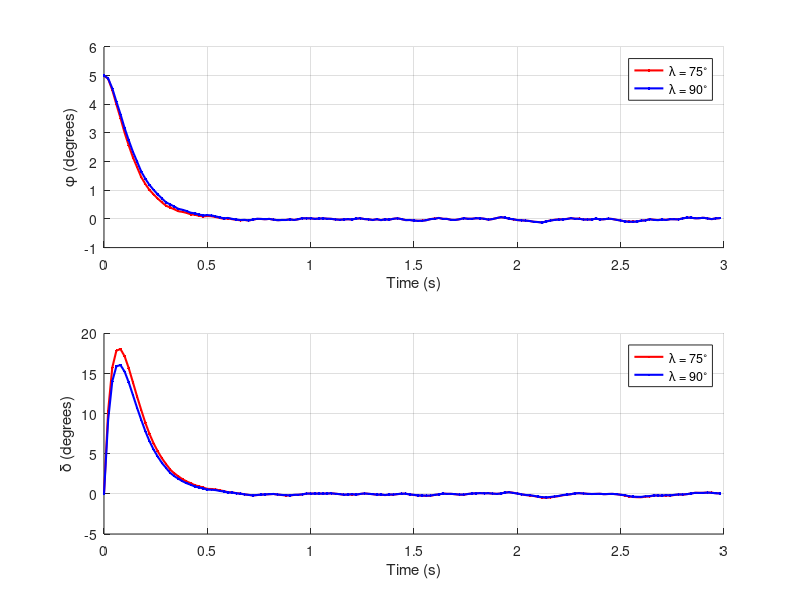
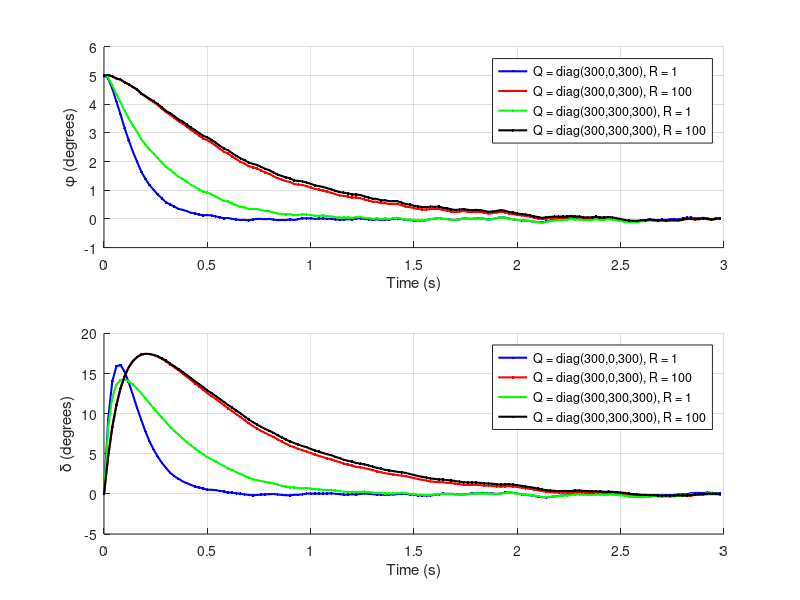

MATLAB code for these plots, in order:
clear all
close all
clc

y_theta_75 = load('lqr_output_75_cost=341.7198_normalQandR.mat');
y_theta_90 = load('lqr_output_90_cost=273.1727_normalQandR.mat');
y_theta_Q300 = load('lqr_output_90_cost=546.1975_Q300x3_andnormalR.mat');
y_theta_R100 = load('lqr_output_90_cost=5044.2769_normalQandR100.mat');
y_theta_QR = load('lqr_output_90_cost=5130.1350_Q300x3_andR100.mat');

fig1 = figure;

Ts = 0.020;
t = 0:Ts:3;


subplot(2,1,1)
hold on
plot(t(1:end-1), y_theta_75.y_theta(:,1), 'r.-', 'LineWidth', 1.5);
plot(t(1:end-1), y_theta_90.y_theta(:,1), 'b.-', 'LineWidth', 1.5);
xlabel('Time (s)');
ylabel('\phi (degrees)');
grid on
legend('\lambda = 75^\circ', '\lambda = 90^\circ');

subplot(2,1,2)
hold on
plot(t(1:end-1), y_theta_75.y_theta(:,2), 'r.-', 'LineWidth', 1.5);
plot(t(1:end-1), y_theta_90.y_theta(:,2), 'b.-', 'LineWidth', 1.5);
xlabel('Time (s)');
ylabel('\delta (degrees)');
grid on
legend('\lambda = 75^\circ', '\lambda = 90^\circ');
drawnow;

% exportgraphics(fig1, 'LQR_compare_models.pdf', 'ContentType', 'vector');
% print(fig1, '-dmeta', 'LQR_compare_models.emf');
% exportgraphics(fig1, 'LQR_compare_models.svg')
% set(fig1, 'Renderer', 'painters');
% print(fig1, 'LQR_compare_models.svg', '-dsvg')

% %%%%%%%%%%%%%%%%%%%%%%%%%%%%%%%%%%%%%%%%%%%%%%%%%%%%%%%%%%%%%%%%%%%%%%%%%%%%

fig2 = figure;

subplot(2,1,1)
hold on
plot(t(1:end-1), y_theta_90.y_theta(:,1), 'b.-', 'LineWidth', 1.5);
plot(t(1:end-1), y_theta_R100.y_theta(:,1), 'r.-', 'LineWidth', 1.5);
plot(t(1:end-1), y_theta_Q300.y_theta(:,1), 'g.-', 'LineWidth', 1.5);
plot(t(1:end-1), y_theta_QR.y_theta(:,1), 'k.-', 'LineWidth', 1.5);
xlabel('Time (s)');
ylabel('\phi (degrees)');
grid on
legend(...
    'Q = diag(300,0,300), R = 1', ...
    'Q = diag(300,0,300), R = 100', ...
    'Q = diag(300,300,300), R = 1', ...
    'Q = diag(300,300,300), R = 100');

subplot(2,1,2)
hold on
plot(t(1:end-1), y_theta_90.y_theta(:,2), 'b.-', 'LineWidth', 1.5);
plot(t(1:end-1), y_theta_R100.y_theta(:,2), 'r.-', 'LineWidth', 1.5);
plot(t(1:end-1), y_theta_Q300.y_theta(:,2), 'g.-', 'LineWidth', 1.5);
plot(t(1:end-1), y_theta_QR.y_theta(:,2), 'k.-', 'LineWidth', 1.5);
xlabel('Time (s)');
ylabel('\delta (degrees)');
grid on
legend(...
    'Q = diag(300,0,300), R = 1', ...
    'Q = diag(300,0,300), R = 100', ...
    'Q = diag(300,300,300), R = 1', ...
    'Q = diag(300,300,300), R = 100');

% exportgraphics(fig2, 'LQR_compare_QR.pdf', 'ContentType', 'vector');
% print(gcf, '-dmeta', 'LQR_compare_QR.emf');
% print(fig2, 'LQR_compare_QR.svg', '-dsvg')
